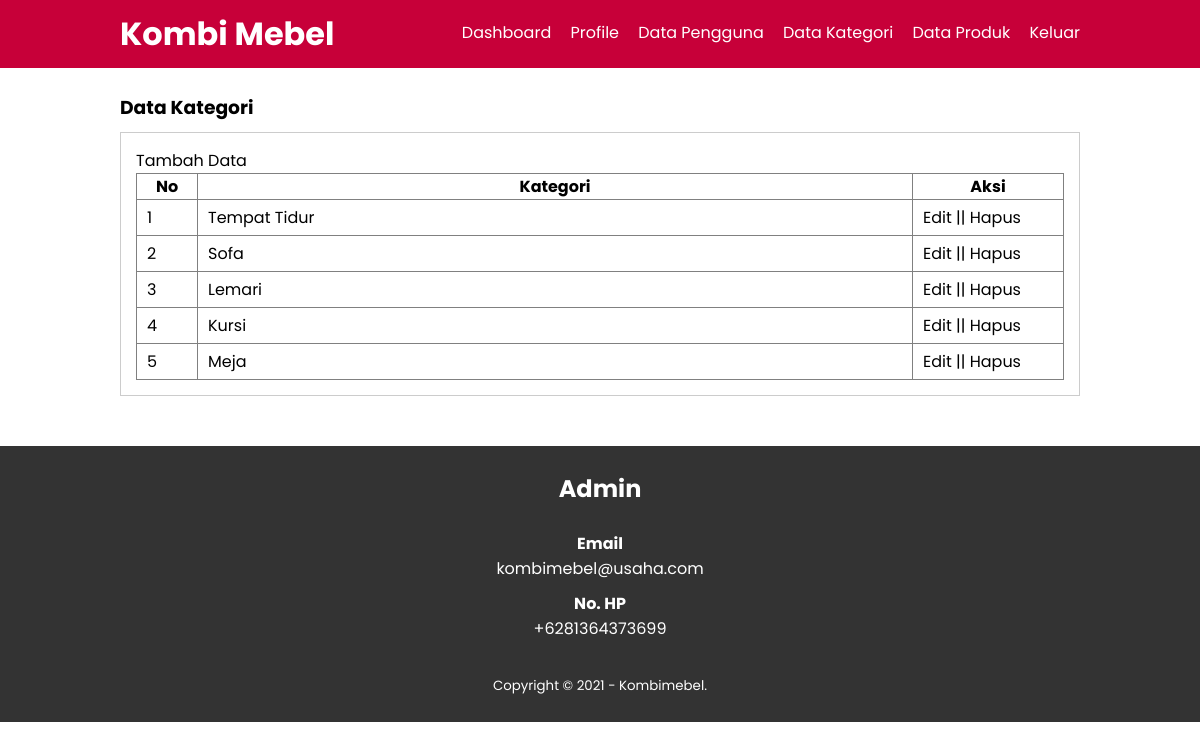
Screenshot of /web_app/data-kategori.php (signed in) with the database file from the repository.
### tables this page shows
CREATE TABLE `tb_category` (
  `category_id` int(11) NOT NULL,
  `category_name` varchar(25) NOT NULL
);

### web_app/data-kategori.php (the view)
<?php
    include '1header-admin.php';
    include 'db.php';
?>
    <div class="section">
        <div class="container">
            <h3>Data Kategori</h3>
            <div class="box">
                <p><a href="tambah-kategori.php">Tambah Data</a></p>
                <table border="1" cellspacing="0" class="table">
                    <thead>
                        <tr>
                            <th width="60px">No</th>
                            <th>Kategori</th>
                            <th width="150px">Aksi</th>
                        </tr>
                    </thead>
                    <tbody>
                        <?php
                            $no = 1;
                            $kategori=mysqli_query($conn, "SELECT * FROM tb_category ORDER BY category_id DESC");
                            while($row = mysqli_fetch_array($kategori)){
                        ?>
                        <tr>
                            <td><?php echo $no++?></td>
                            <td><?php echo $row['category_name']?></td>
                            <td>
                                <a href="edit-kategori.php?id=<?php echo $row['category_id']?>">Edit</a> || <a href="
                                proses-hapus.php?idk=<?php echo $row['category_id']?>" onclick="return confirm('Apakah Anda Yakin ingin menghapus data?')">Hapus</a>
                            </td>
                        </tr>
                        <?php } ?>
                    </tbody>
                </table>
            </div>
        </div>
    </div>
    <?php
    include '5footer-lobby.php';
?>

### web_app/5footer-lobby.php (shortened to what this page needs)
    <?php
    include 'db.php';
    $kontak = mysqli_query($conn, "SELECT admin_telp, admin_email, admin_address FROM tb_admin WHERE admin_id = 1");
    $a = mysqli_fetch_object($kontak);
    ?>
    <div class="footer">
        <div class="container">
            <h2>Admin</h2>
            <br>
            <h4>Email</h4>
            <p><?php echo $a->admin_email ?></p>
            <h4>No. HP</h4>
            <p><?php echo $a->admin_telp ?></p>
            <small>Copyright &copy; 2021 - Kombimebel.</small>
        </div>
    </div>
</body>
</html>

### web_app/css/style.css (style rules this page uses)
* { padding: 0; margin: 0; font-family: 'Poppins',sans-serif; }
body { background-color: #fff; }
a { color: inherit; text-decoration: none; }
.container { width: 80%; margin: 0 auto; }
.container:after { content: ''; display: block; clear: both; }
.section { padding: 25px 0; }
.box { background-color: #fff; border: 1px solid #ccc; padding: 15px; box-sizing: border-box; margin: 10px 0 25px 0; }
.box::after { content: ''; display: block; clear: both; }
.table { width: 100%; border-collapse: collapse; }
.table tr { height: 30 px; }
.table tr td { padding:5px 10px; }
.footer { padding: 25px 0; background-color: #333; color: #fff; text-align: center; }
.footer p { margin-bottom: 10px; }
.footer small { margin-top: 25px; display: inline-block; }

### rows the page displays
tb_category: category_name "Tempat Tidur"
tb_category: category_name "Sofa"
tb_category: category_name "Lemari"
tb_category: category_name "Kursi"
tb_category: category_name "Meja"

### other values shown
$a->admin_email "kombimebel@usaha.com"
$a->admin_telp "+6281364373699"
